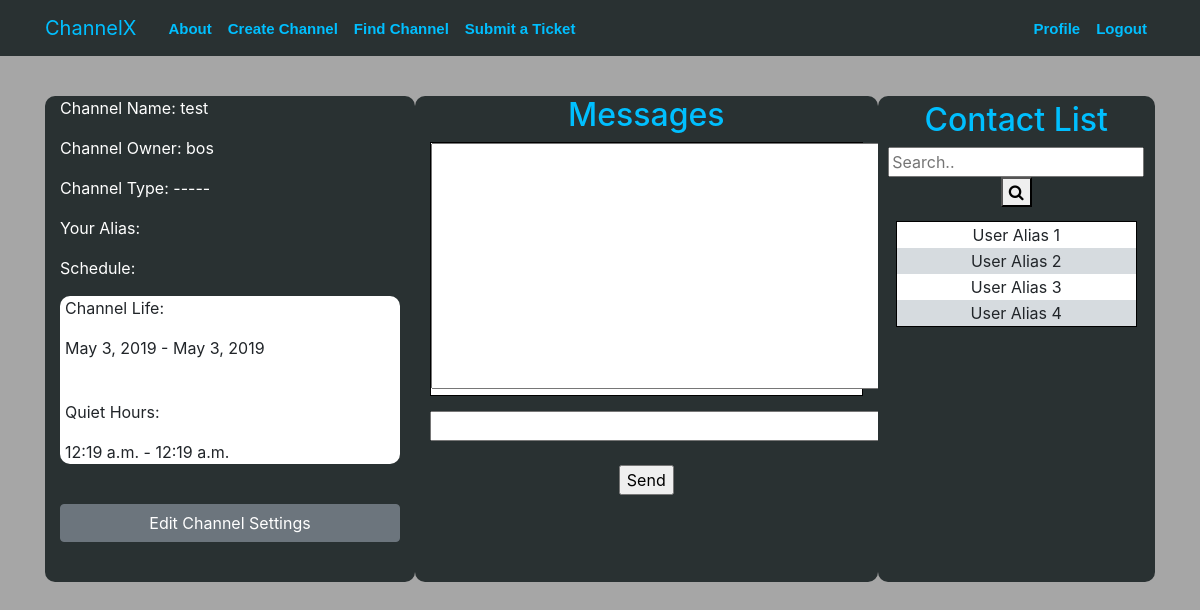
Page /channel/test/ (signed in) on the committed database.
### main/models.py (models this page shows, shortened)
class Channel(models.Model):
    room_name = models.CharField(max_length=30, unique=True)
    start_life = models.DateField(default=date.today, null=True)
    expire_date = models.DateField(default=date.today, null=True)
    start_quiet_hour = models.TimeField(default=datetime.now, blank=True)
    end_quiet_hour = models.TimeField(default=datetime.now, blank=True)
    room_owner = models.ForeignKey(User, on_delete=models.CASCADE, null=True)
    slug = models.SlugField(max_length=30, blank=True)

### main/views.py (the view)
# urls.py: path('channel/<str:slug>/', ChannelDetailView.as_view(), name='channel-detail'),
class ChannelDetailView(LoginRequiredMixin, DetailView):
    model = Channel
    template_name = "main/channel_detail.html"

### main/templates/main/channel_detail.html (shortened to what this page needs)
{% extends "main/base.html" %}
{% block content %}
{% load static %}
<div class="container-fluid">
    <div class="row content">
        <div class="col-4" style="border-radius: 10px; background-color:#293132">
            <p style="color:white">Channel Name: {{ object.room_name }}</p>
            <p style="color:white">Channel Owner: {{ object.room_owner }}</p>
            <p style="color:white">Channel Type: -----</p>
            <p style="color:white">Your Alias: {{ user.profile.anon }} </p>
            <p style="color:white">Schedule: </p>
            <div style="border-radius: 10px; background-color:white">
                <p style="padding: 0 0 0 5px">Channel Life:</p>
                <p style="padding: 0 0 0 5px">{{ object.start_life }} - {{ object.expire_date }}</p>
                <br>
                <p style="padding: 0 0 0 5px">Quiet Hours:</p>
                <p style="padding: 0 0 0 5px">{{ object.start_quiet_hour }} - {{ object.end_quiet_hour }}</p>
            </div><br>
            {% if user == object.room_owner %}
                <p><a href="{% url 'channel-update' channel.slug %}"><button class="btn btn-secondary btn-block">Edit Channel Settings</button></a></p>
            {% endif %}
            <br>
        </div>
        <div class="col-5" style="text-align:center; border-radius: 10px; background-color:#293132">
            <h2 style="color:#00BFFF">Messages</h2>
            <div style="border: 1px solid black; background-color:white">
                <textarea id="chat-log" cols="50" rows="10"></textarea>
            </div>
            <section style="width:100%; margin-top:15px">
                <input id="chat-input" type="text" size="50"/><br/>
            </section>
            <p>
                <br><input id="chat-submit" type="button" value="Send"/>
            </p>
        </div>
        <div class="col-3" style="padding:5px; border-radius: 10px; text-align:center; background-color:#293132">
            <h2 style="color:#00BFFF">Contact List</h2>
            <div class="search-container">
                <form action="/action_page.php">
                    <input type="text" placeholder="Search.." name="search">
                    <button type="submit"><i class="fa fa-search"></i></button>
                </form>
            </div>
            <section style="padding:5%">
                <div style="border: 1px solid black; background-color:white">
                    <table style="width:100%; text-align:center">
                        <tbody>
                            <tr> <td>User Alias 1</td> </tr>
                            <tr> <td>User Alias 2</td> </tr>
                            <tr> <td>User Alias 3</td> </tr>
                            <tr> <td>User Alias 4</td> </tr>
                        </tbody>
                    </table>
                </div>
            </section>
        </div>
    </div>
</div>
{% endblock content %}

### main/static/main/main.css (style rules this page uses)
body { padding:0; background-color: #a6a6a6; margin-top: 5rem; }
h1, h2, h3, h4, h5, h6 { color: #00BFFF; }
tr:nth-child(even) { background-color: #D6DBDF }

### rows in the picture
Channel: room_name "test", room_owner "bos", start_life "May 3, 2019", expire_date "May 3, 2019", start_quiet_hour "12:19 a.m.", end_quiet_hour "12:19 a.m."
